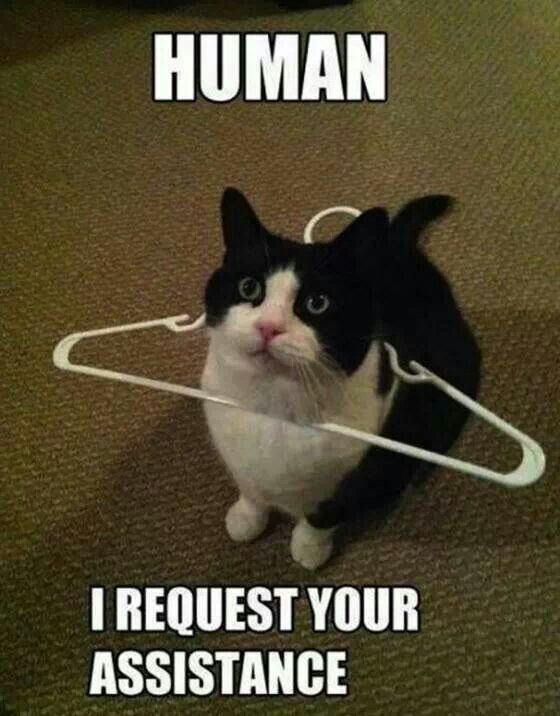
#> input picture sift/images/cat.jpg, 560 x 716 px
$ python sift.py
#> lines starting #> are read from the running program, lines starting #| are printed output that depends on the picture
import cv2
import matplotlib.pyplot as plt
import numpy as np
#%matplotlib inline

# Load the image
image1 = cv2.imread('images/cat.jpg')
#> image1 is the input picture: shape (716, 560, 3); mean B, G, R 50.6, 75.1, 83.2

# Convert the training image to RGB
training_image = cv2.cvtColor(image1, cv2.COLOR_BGR2RGB)

# Convert the training image to gray scale
training_gray = cv2.cvtColor(training_image, cv2.COLOR_RGB2GRAY)
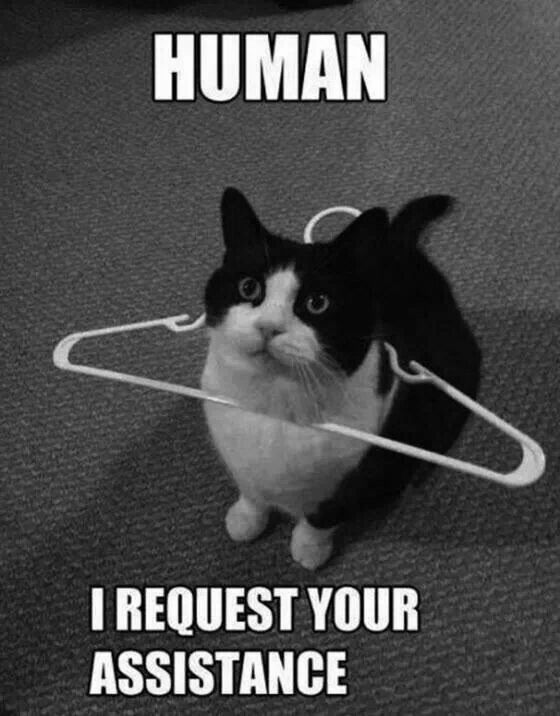
#> training_gray: shape (716, 560); min 0, max 255, mean 74.7

# Create test image by adding Scale Invariance and Rotational Invariance
test_image = cv2.pyrDown(training_image)
test_image = cv2.pyrDown(test_image)
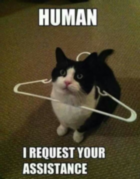
#> test_image: shape (179, 140, 3); mean R, G, B 83.1, 75, 50.5
num_rows, num_cols = test_image.shape[:2]
#> num_rows = 179; num_cols = 140

rotation_matrix = cv2.getRotationMatrix2D((num_cols/2, num_rows/2), 30, 1)
test_image = cv2.warpAffine(test_image, rotation_matrix, (num_cols, num_rows))
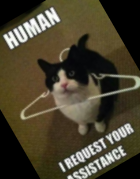
#> test_image: shape (179, 140, 3); mean R, G, B 72, 64.8, 45.8

test_gray = cv2.cvtColor(test_image, cv2.COLOR_RGB2GRAY)
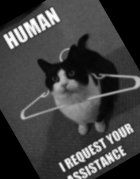
#> test_gray: shape (179, 140); min 0, max 253, mean 64.7


# Display traning image and testing image
fig, plots = plt.subplots(1, 2, figsize=(20,10))

plots[0].set_title("Training Image")
plots[0].imshow(training_image)

plots[1].set_title("Testing Image")
plots[1].imshow(test_image)
plt.show()
cv2.waitKey()

sift = cv2.xfeatures2d.SIFT_create()

train_keypoints, train_descriptor = sift.detectAndCompute(training_gray, None)
#> train_keypoints = 1683 keypoints; strongest (x, y, size): (322, 73, 4.5), (174, 54, 4.5), (174, 75, 4.4), (158, 684, 3.8)
test_keypoints, test_descriptor = sift.detectAndCompute(test_gray, None)
#> test_keypoints = 232 keypoints; strongest (x, y, size): (101, 140, 2.7), (60, 164, 2.3), (64, 170, 2.3), (40, 17, 3.9)

keypoints_without_size = np.copy(training_image)
keypoints_with_size = np.copy(training_image)

cv2.drawKeypoints(training_image, train_keypoints, keypoints_without_size, color = (0, 255, 0))
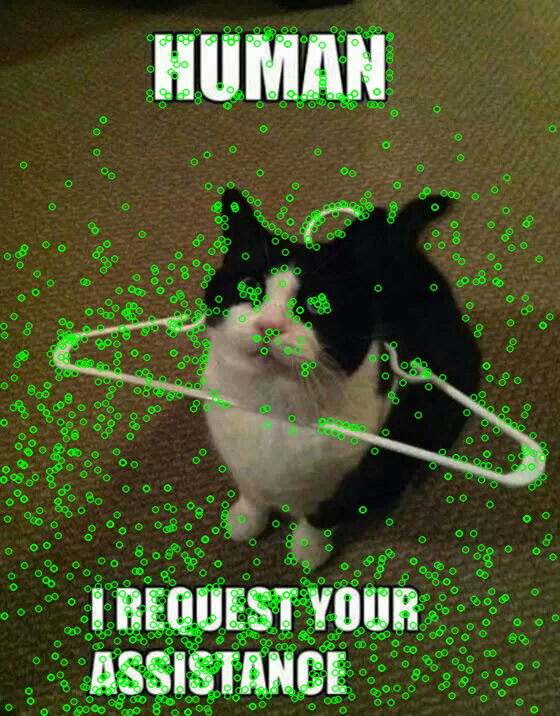
#> keypoints_without_size: shape (716, 560, 3); mean R, G, B 76, 87.5, 45.5

cv2.drawKeypoints(training_image, train_keypoints, keypoints_with_size, flags = cv2.DRAW_MATCHES_FLAGS_DRAW_RICH_KEYPOINTS)
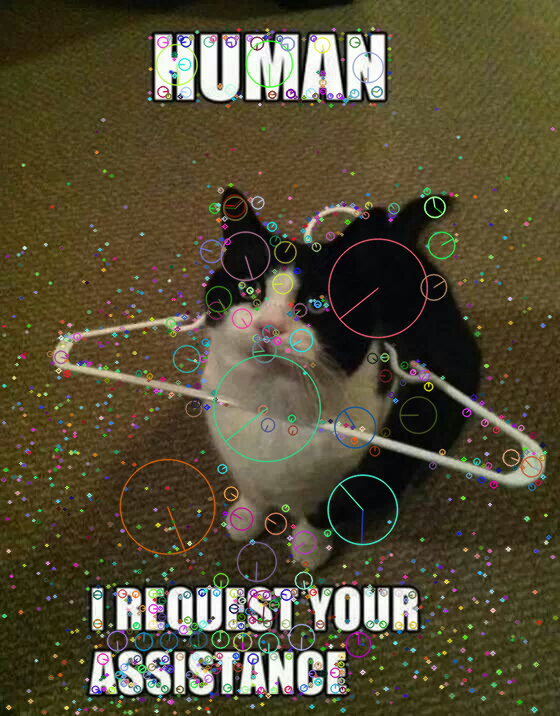
#> keypoints_with_size: shape (716, 560, 3); mean R, G, B 84.4, 77, 53.2

# Display image with and without keypoints size
fx, plots = plt.subplots(1, 2, figsize=(20,10))

plots[0].set_title("Train keypoints With Size")
plots[0].imshow(keypoints_with_size, cmap='gray')

plots[1].set_title("Train keypoints Without Size")
plots[1].imshow(keypoints_without_size, cmap='gray')

# Print the number of keypoints detected in the training image
print("Number of Keypoints Detected In The Training Image: ", len(train_keypoints))
#| Number of Keypoints Detected In The Training Image:  1683

# Print the number of keypoints detected in the query image
print("Number of Keypoints Detected In The Query Image: ", len(test_keypoints))
#| Number of Keypoints Detected In The Query Image:  232

plt.show()
cv2.waitKey()

# Create a Brute Force Matcher object.
bf = cv2.BFMatcher(cv2.NORM_L1, crossCheck = False)

# Perform the matching between the SIFT descriptors of the training image and the test image
matches = bf.match(train_descriptor, test_descriptor)
#> matches = 1683 matches

# The matches with shorter distance are the ones we want.
matches = sorted(matches, key = lambda x : x.distance)

result = cv2.drawMatches(training_image, train_keypoints, test_gray, test_keypoints, matches[:20], test_gray, flags = 2)
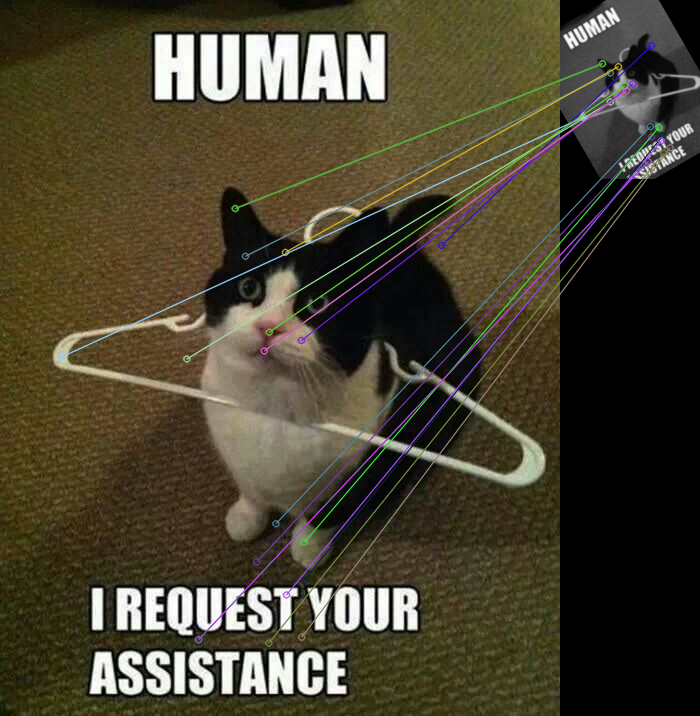
#> result: shape (716, 700, 3); mean R, G, B 71.1, 64.9, 45.9

# Display the best matching points
plt.rcParams['figure.figsize'] = [14.0, 7.0]
plt.title('Best Matching Points')
plt.imshow(result)
plt.show()

# Print total number of matching points between the training and query images
print("\nNumber of Matching Keypoints Between The Training and Query Images: ", len(matches))
#| Number of Matching Keypoints Between The Training and Query Images:  1683
cv2.waitKey()
